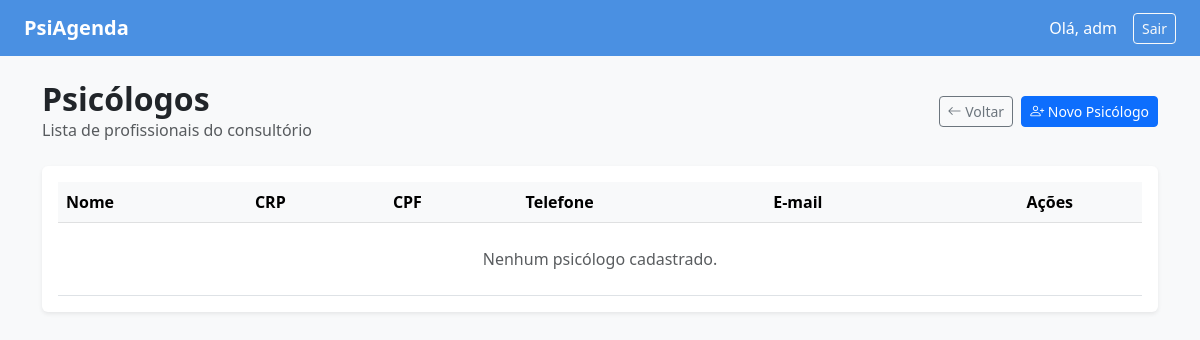
Before: /psicologos/ (signed in) with the older database file.
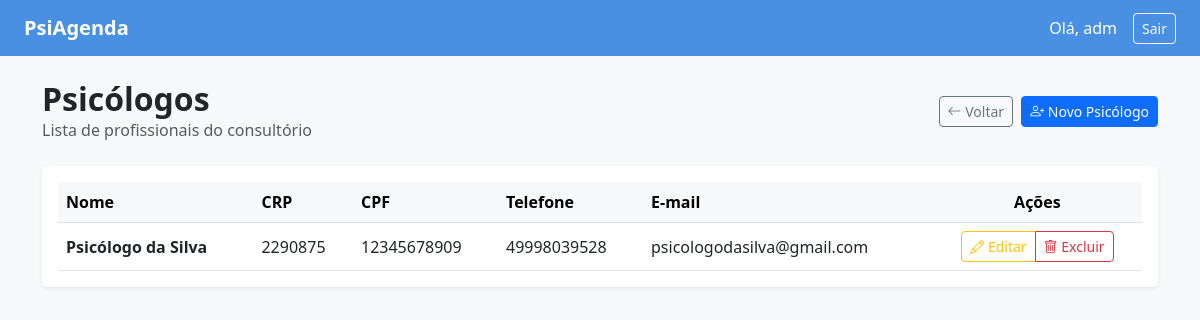
After: the same page with the newer database file.
### agendamentos/models.py (models this page shows, shortened)
class Psicologo(models.Model):
    usuario = models.OneToOneField(User, on_delete=models.CASCADE, related_name='perfil_psicologo')
    nome_completo = models.CharField(max_length=150)
    cpf = models.CharField(max_length=14, unique=True)
    crp = models.CharField(max_length=20, unique=True)
    data_nascimento = models.DateField()
    telefone = models.CharField(max_length=20)
    email = models.EmailField(unique=True)
    endereco = models.CharField(max_length=255)
    ativo = models.BooleanField(default=True)

### agendamentos/views.py (the view)
# urls.py: path('psicologos/', views.listar_psicologos, name='listar_psicologos'),
@login_required
def listar_psicologos(request):
    psicologos = Psicologo.objects.filter(ativo=True).order_by('nome_completo')
    return render(request, 'agendamentos/listar_psicologos.html', {'psicologos': psicologos})

### agendamentos/templates/agendamentos/listar_psicologos.html (shortened to what this page needs)
<!DOCTYPE html>
<html lang="pt-br">
<head>
    <link href="https://cdn.jsdelivr.net/npm/bootstrap@5.3.0/dist/css/bootstrap.min.css" rel="stylesheet">
    <link rel="stylesheet" href="https://cdn.jsdelivr.net/npm/bootstrap-icons@1.10.5/font/bootstrap-icons.css">
</head>
<body>
<nav class="navbar navbar-expand-lg navbar-dark navbar-custom px-4 mb-4">
    <a class="navbar-brand fw-bold" href="{% url 'painel_secretaria' %}">PsiAgenda</a>
    <div class="ms-auto d-flex gap-3 text-white align-items-center">
        <span>Olá, {{ user.username }}</span>
        <a href="{% url 'logout' %}" class="btn btn-outline-light btn-sm">Sair</a>
    </div>
</nav>
<div class="container">
    <div class="d-flex justify-content-between align-items-center mb-4">
        <div>
            <h2 class="fw-bold mb-0">Psicólogos</h2>
            <p class="text-muted mb-0">Lista de profissionais do consultório</p>
        </div>
        <div class="d-flex gap-2">
            <a href="{% url 'painel_secretaria' %}" class="btn btn-outline-secondary btn-sm"><i class="bi bi-arrow-left"></i> Voltar</a>
            <a href="{% url 'cadastrar_psicologo' %}" class="btn btn-primary btn-sm"><i class="bi bi-person-plus"></i> Novo Psicólogo</a>
        </div>
    </div>
    <div class="card border-0 shadow-sm p-3">
        <table class="table table-hover align-middle mb-0">
            <thead class="table-light">
                <tr>
                    <th>Nome</th>
                    <th>CRP</th>
                    <th>CPF</th>
                    <th>Telefone</th>
                    <th>E-mail</th>
                    <th class="text-center">Ações</th>
                </tr>
            </thead>
            <tbody>
                {% for psicologo in psicologos %}
                <tr>
                    <td class="fw-semibold">{{ psicologo.nome_completo }}</td>
                    <td>{{ psicologo.crp }}</td>
                    <td>{{ psicologo.cpf }}</td>
                    <td>{{ psicologo.telefone }}</td>
                    <td>{{ psicologo.email }}</td>
                    <td class="text-center">
                        <div class="btn-group btn-group-sm" role="group">
                            <a href="{% url 'editar_psicologo' psicologo.pk %}" class="btn btn-outline-warning" title="Editar">
                                <i class="bi bi-pencil"></i> Editar
                            </a>
                            <a href="{% url 'deletar_psicologo' psicologo.pk %}" class="btn btn-outline-danger" title="Excluir">
                                <i class="bi bi-trash"></i> Excluir
                            </a>
                        </div>
                    </td>
                </tr>
                {% empty %}
                <tr>
                    <td colspan="6" class="text-center text-muted py-4">Nenhum psicólogo cadastrado.</td>
                </tr>
                {% endfor %}
            </tbody>
        </table>
    </div>
</div>
</body>
</html>

Changed rows visible on the page:
added Psicologo: nome_completo "Psicólogo da Silva", crp "2290875", cpf "12345678909", telefone "49998039528", email "psicologodasilva@gmail.com"
Other visible differences:
text no longer shown: "Nenhum psicólogo cadastrado."
